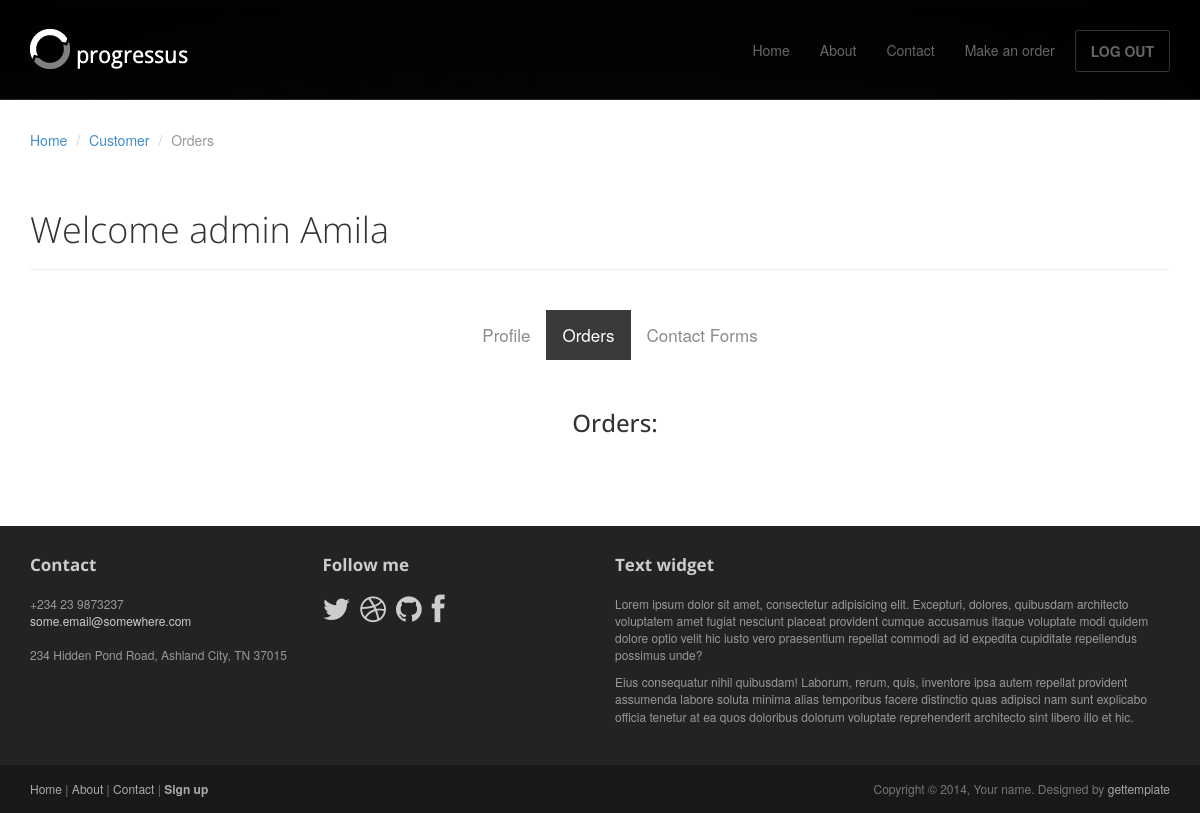
The app's page /listOrders/ (signed in), older data.
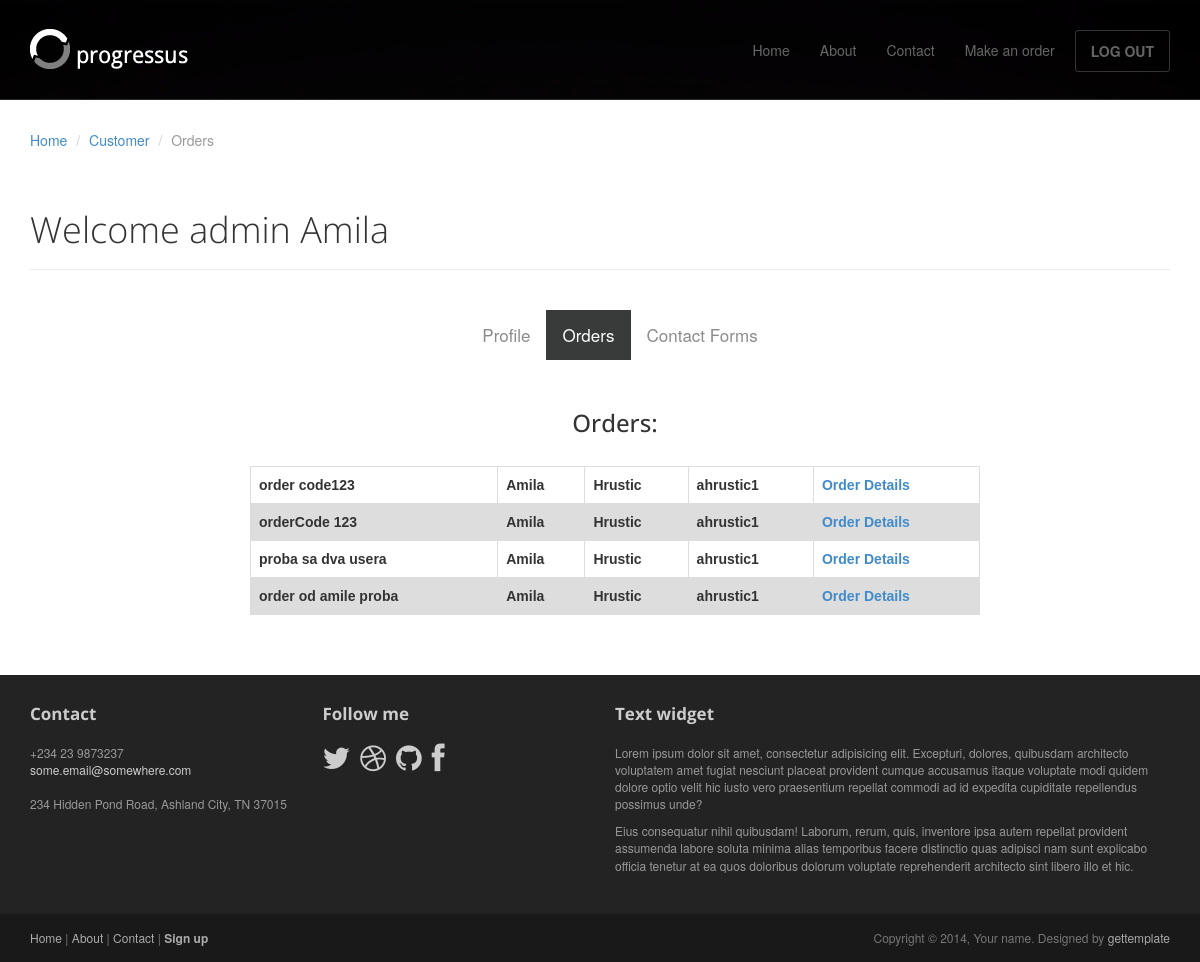
The same page, newer data.
### printStudioApp/models.py (models this page shows, shortened)
class Order(models.Model):
    userID = models.ForeignKey(User, related_name="orders", on_delete=models.CASCADE)
    orderCode = models.CharField(max_length=15, blank=False)
    title = models.FileField(upload_to='media')
    print_type = models.CharField(max_length=10)
    bind_type = models.CharField(max_length=10)
    number_of_copies = models.IntegerField()
    color = models.CharField(max_length=20)
    created_at = models.DateTimeField(auto_now_add=False)
    class Meta:
        db_table = "printStudioApp_order"

### printStudioApp/decorators.py (the view)
        def wrapper_func(request, *args, **kwargs):
            group = None
            if request.user.groups.exists():
                group = request.user.groups.all()[0].name
            if group in allowed_roles:
                return view_func(request, *args, **kwargs)
            else:
                return HttpResponse('You are not authorized to view this page')

### printStudioApp/views.py (called while the page is built)
@unauthenticated_user
@login_required(login_url='login')
@allowed_users(['customer','admin'])
def listOrders(request):
    context = {}
    orders = Order.objects.all()
    if request.user.groups.all()[0].name == "admin":
        context = {'orders': orders }
    else:
        my_Orders = Order.objects.filter(userID = request.user.pk)
        context = {'orders':my_Orders }
    return render(request, 'listOrders.html', context)

### printStudioApp/templates/listOrders.html (shortened to what this page needs)
{% load static %}
<!DOCTYPE html>
<html lang="en">
<head>
	<link rel="stylesheet" href={% static 'css/bootstrap.min.css' %}>
	<link rel="stylesheet" href={% static 'css/font-awesome.min.css' %}>
	<link rel="stylesheet" href={% static 'css/bootstrap-theme.css' %} media="screen" >
	<link rel="stylesheet" href={% static 'css/main.css' %}>
</head>
<body>
	<div class="navbar navbar-inverse navbar-fixed-top headroom" >
		<div class="container">
			<div class="navbar-header">
				<a class="navbar-brand" href={% url 'home' %}><img src={% static 'images/logo.png' %} alt="Progressus HTML5 template"></a>
			</div>
			<div class="navbar-collapse collapse">
				<ul class="nav navbar-nav pull-right">
					<li><a href={% url 'home' %}>Home</a></li>
					<li><a href={% url 'about' %}>About</a></li>
					<li><a href={% url 'contactForm' %}>Contact</a></li>
					{% if request.user.is_authenticated %}
                    <li><a href={% url 'order' %}>Make an order</a></li>
						<li><a class="btn" href={% url 'logout' %}>LOG OUT</a></li>
					{% else %}
						<li><a href={% url 'login' %}>Make an order</a></li>
						<li><a class="btn" href={% url 'login' %}>SIGN IN / SIGN UP</a></li>
					{% endif %}
				</ul>
			</div>
		</div>
	</div>
	<header id="head" class="secondary"></header>
	<div class="container">
		<ol class="breadcrumb">
			<li><a href={% url 'home' %}>Home</a></li>
            {% if request.user.groups.all.0.name == "admin"%}
            <li><a href={% url 'adminn' %}>Admin</a></li>
            {% else %}
            <li><a href={% url 'customer' %}>Customer</a></li>
            {% endif %}
			<li class="active">Orders</li>
		</ol>
		  <br>
        <header class="page-header">
            <h1 class="page-title">Welcome admin {{request.user.first_name}}</h1>
        </header>
		<br>
		<div class="topnav justify-content-center">
			<ul class="navbar-nav abs-center-x">
				<li class="nav-item">
					<a href={% url 'userProfile' user.id %}>Profile</a>
				</li>
				<li class="nav-item">
					<a class="onCenter active" href={% url 'listOrders' %}>Orders</a>
				</li>
				<li class="nav-item">
					<a class="onCenter" href={% url 'listContactForms' %}>Contact Forms</a>
				</li>
			</ul>
		  </div>
        <br>
		<div class="container">
            <div class="col-sm-2 point-1">
            </div>
              <div class="col-sm-8 point-1">
                <h3>Orders:</h3>
                    <br>
                    <table>
                        {% for order in orders %}
                        <tr>
                            <th> {{ order.orderCode }} </th>
                            <th> {{ order.userID.first_name }} </th>
                            <th> {{ order.userID.last_name }} </th>
                            <th> {{ order.userID.username }} </th>
                            <th> <a href="{% url 'viewOrder' order.id %}">Order Details</a> </th>
                        </tr>
                        {% endfor %}
                    </table>
              </div>
              <div class="col-sm-2 point-1">
            </div>
        </div>
	</div>
	<footer id="footer" class="top-space">
		<div class="footer1">
			<div class="container">
				<div class="row">
					<div class="col-md-3 widget">
						<h3 class="widget-title">Contact</h3>
						<div class="widget-body">
							<p>+234 23 9873237<br>
								<a href="mailto:#">some.email@somewhere.com</a><br>
								<br>
								234 Hidden Pond Road, Ashland City, TN 37015
							</p>
						</div>
					</div>
					<div class="col-md-3 widget">
						<h3 class="widget-title">Follow me</h3>
						<div class="widget-body">
							<p class="follow-me-icons clearfix">
								<a href=""><i class="fa fa-twitter fa-2"></i></a>
								<a href=""><i class="fa fa-dribbble fa-2"></i></a>
								<a href=""><i class="fa fa-github fa-2"></i></a>
								<a href=""><i class="fa fa-facebook fa-2"></i></a>
							</p>
						</div>
					</div>
					<div class="col-md-6 widget">
						<h3 class="widget-title">Text widget</h3>
						<div class="widget-body">
							<p>Lorem ipsum dolor sit amet, consectetur adipisicing elit. Excepturi, dolores, quibusdam architecto voluptatem amet fugiat nesciunt placeat provident cumque accusamus itaque voluptate modi quidem dolore optio velit hic iusto vero praesentium repellat commodi ad id expedita cupiditate repellendus possimus unde?</p>
							<p>Eius consequatur nihil quibusdam! Laborum, rerum, quis, inventore ipsa autem repellat provident assumenda labore soluta minima alias temporibus facere distinctio quas adipisci nam sunt explicabo officia tenetur at ea quos doloribus dolorum voluptate reprehenderit architecto sint libero illo et hic.</p>
						</div>
					</div>
				</div>
			</div>
		</div>
		<div class="footer2">
			<div class="container">
				<div class="row">
					<div class="col-md-6 widget">
						<div class="widget-body">
							<p class="simplenav">
								<a href="#">Home</a> |
								<a href={% url 'about' %}>About</a> |
								<a href={% url 'contactForm' %}>Contact</a> |
								<b><a href={% url 'register' %}>Sign up</a></b>
							</p>
						</div>
					</div>
					<div class="col-md-6 widget">
						<div class="widget-body">
							<p class="text-right">
								Copyright &copy; 2014, Your name. Designed by <a href="http://gettemplate.com/" rel="designer">gettemplate</a>
							</p>
						</div>
					</div>
				</div>
			</div>
		</div>
	</footer>
</body>
</html>

### static/css/main.css (style rules this page uses)
#head { background:#181015 url( ../images/bg_header.jpg) no-repeat; background-size: cover; min-height:520px; text-align: center; padding-top:240px; color:white; font-family:"Open sans", Helvetica, Arial; font-weight:300; }
#head.secondary { height:100px; min-height: 100px; padding-top:0px; }
.headroom { -webkit-transition: all 0.4s ease-out; -moz-transition: all 0.4s ease-out; -o-transition: all 0.4s ease-out; transition: all 0.4s ease-out; }
h1, h2, h3, h4, h5, h6 { font-family:"Open sans", Helvetica, Arial; }
h1, .h1, h2, .h2, h3, .h3 { margin-top:30px; }
.page-title { margin-top:20px; font-weight:300; }
.breadcrumb { background:none; padding:0; margin:30px 0 0px 0; }
.top-space { margin-top: 60px; }
img { max-width:100%; }
.footer1 { background: #232323; padding: 30px 0 0 0; font-size: 12px; color: #999; }
.footer1 a { color: #ccc; }
.footer1 .widget { margin-bottom:30px; }
.footer1 .widget-title { font-size: 17px; font-weight: bold; color: #ccc; margin: 0 0 20px; }
.follow-me-icons { font-size:30px; }
.follow-me-icons i { float:left; margin:0 10px 0 0; }
.footer2 { background: #191919; padding: 15px 0; color: #777; font-size: 12px; }
.footer2 a { color: #aaa; }
.footer2 p { margin: 0; }

### printStudioApp/templates/listOrders.html (style rules this page uses)
.topnav .navbar-nav { display: inline-block; float: none; vertical-align: top; }
.topnav { text-align: center; }
.topnav { overflow: hidden; background-color: white; }
.topnav a { float: left; color: #8d8a8a; text-align: center; padding: 14px 16px; text-decoration: none; font-size: 17px; }
.topnav a.active { background-color: #383b3a; color: white; }
.onCenter { margin: 0 auto; }
.nav-item { list-style-type: none; }
.point-1 { text-align: center; }
table { font-family: arial, sans-serif; border-collapse: collapse; width: 100%; }
td, th { border: 1px solid #dddddd; text-align: left; padding: 8px; }
tr:nth-child(even) { background-color: #dddddd; }

Row changes from the older to the newer data that the page shows:
added Order: orderCode "order code123", userID.first_name "Amila", userID.last_name "Hrustic", userID.username "ahrustic1"
added Order: orderCode "orderCode 123", userID.first_name "Amila", userID.last_name "Hrustic", userID.username "ahrustic1"
added Order: orderCode "proba sa dva usera", userID.first_name "Amila", userID.last_name "Hrustic", userID.username "ahrustic1"
added Order: orderCode "order od amile proba", userID.first_name "Amila", userID.last_name "Hrustic", userID.username "ahrustic1"
